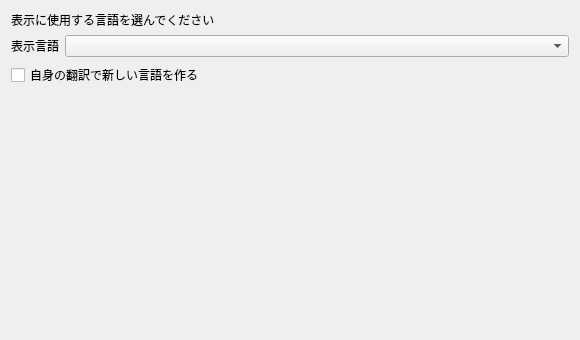
<?xml version="1.0" encoding="UTF-8"?>
<ui version="4.0">
 <class>SetupLanguagePage</class>
 <widget class="QWidget" name="SetupLanguagePage">
  <property name="accessibleName"><string>言語を選ぶ</string></property>
  <property name="minimumSize"><size><width>580</width><height>340</height></size></property>
  <layout class="QVBoxLayout" name="layoutLanguage">
   <item><widget class="QLabel" name="labelTitle"><property name="text"><string>表示に使用する言語を選んでください</string></property><property name="wordWrap"><bool>true</bool></property></widget></item>
   <item><layout class="QFormLayout" name="formLanguage">
    <item row="0" column="0"><widget class="QLabel" name="labelLanguage"><property name="text"><string>表示言語</string></property></widget></item>
    <item row="0" column="1"><widget class="QComboBox" name="comboLanguage"><property name="placeholderText"><string>言語を選択してください</string></property></widget></item>
   </layout></item>
   <item><widget class="QCheckBox" name="checkSelfTranslation"><property name="text"><string>自身の翻訳で新しい言語を作る</string></property></widget></item>
   <item><spacer name="languageSpacer"><property name="orientation"><enum>Qt::Orientation::Vertical</enum></property><property name="sizeHint"><size><width>20</width><height>180</height></size></property></spacer></item>
  </layout>
 </widget>
 <resources/>
 <connections/>
</ui>
